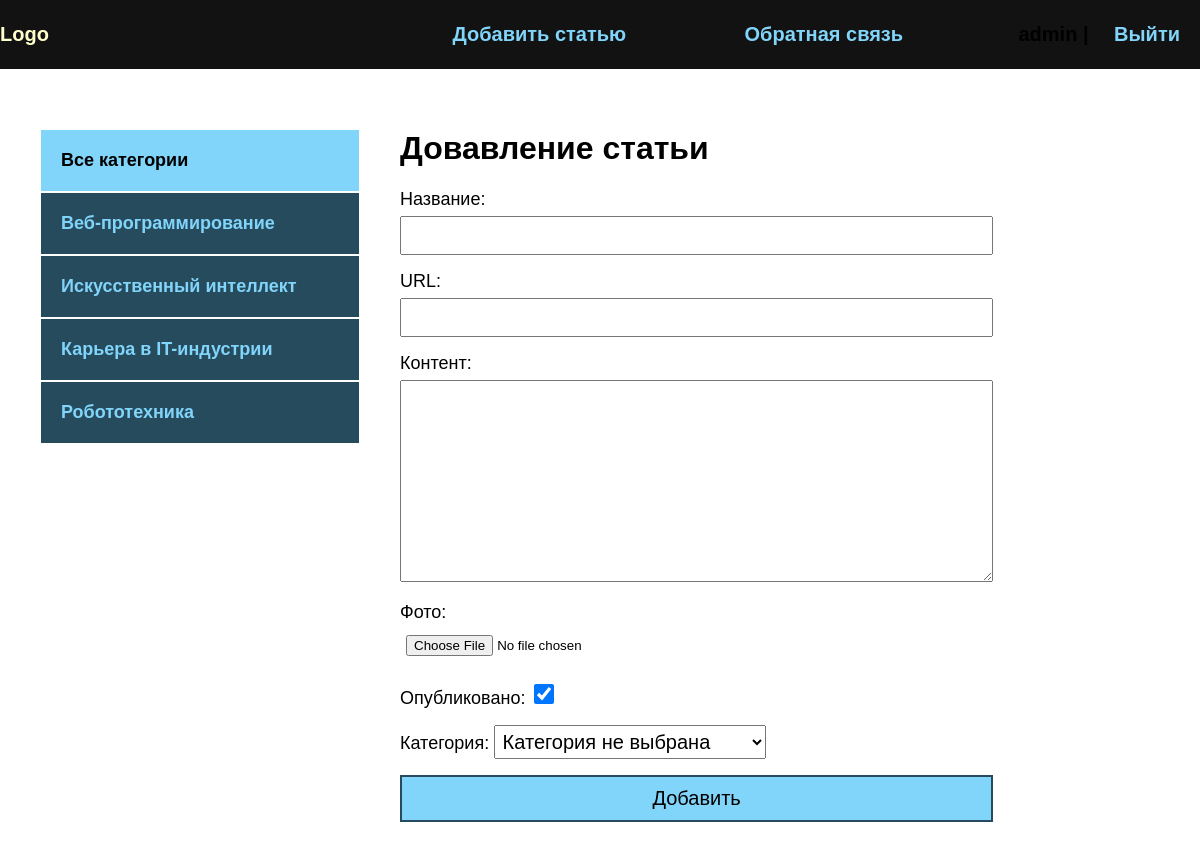
Screenshot of /addpage/ (signed in) with the database file from the repository.
### blog/models.py (models this page shows)
class Category(models.Model):
    name = models.CharField(max_length=100, db_index=True, verbose_name="Категория")
    slug = models.SlugField(max_length=100, unique=True, db_index=True, verbose_name="URL")
    def __str__(self):
        return self.name
    def get_absolut_url(self):
        return reverse('category', kwargs={'cat_slug': self.slug})
    class Meta:
        verbose_name = "Категория"
        verbose_name_plural = "Категории"

### blog/views.py (the view)
# urls.py: path('addpage/', AddPage.as_view(), name='add_page'),
class AddPage(LoginRequiredMixin, DataMixin, CreateView):
    form_class = AddPostForm
    template_name = 'blog/addpage.html'
    success_url = reverse_lazy('index')
    login_url = reverse_lazy('index')
    def get_context_data(self, *, object_list=None, **kwargs):
        context = super().get_context_data(**kwargs)
        c_def = self.get_user_context(title='Довавление статьи')
        return dict(list(context.items()) + list(c_def.items()))

### blog/forms.py (shortened to what this page needs)
class AddPostForm(forms.ModelForm):
    def __init__(self, *args, **kwargs):
        super().__init__(*args, **kwargs)
        self.fields['cat'].empty_label = "Категория не выбрана"
    class Meta:
        model = Blog
        fields = ['title', 'slug', 'content', 'photo', 'is_published', 'cat']
        widgets = {
            'title': forms.TextInput(attrs={'class': 'form-input'}),
            'slug': forms.TextInput(attrs={'class': 'form-input'}),
            'content': forms.Textarea(attrs={'cols': 60, 'rows': 12, 'class': 'form-input'}),
        }

### blog/utils.py (called while the page is built)
    def get_user_context(self, **kwargs):
        context = kwargs
        cats = Category.objects.annotate(Count('blog'))
        user_menu = menu.copy()
        if not self.request.user.is_authenticated:
            user_menu.pop(0)
        context['menu'] = user_menu
        context['cats'] = cats
        if 'cat_selected' not in context:
            context['cat_selected'] = 0
        return context

### blog/templates/blog/addpage.html (shortened to what this page needs)
{% extends 'blog/base.html' %}
{% block content %}
<h1>{{ title }}</h1>
<form action="{% url 'add_page' %}" method="post" enctype="multipart/form-data">
    {{ form.as_p }}
    <button>Добавить</button>
</form>
{% endblock %}

### blog/templates/blog/base.html (shortened to what this page needs)
{% load static %}
{% load blog_tags %}
<!DOCTYPE html>
<html lang="en">
<head>
    <link rel="stylesheet" href="{% static 'css/style.css' %}">
</head>
<body>
    <div class="header">
        <div class="wrap">
            <ul class="meinmenu">
                <li class="logo">
                    <a href="{% url 'index' %}">
                        <div class="logo">Logo</div>
                    </a>
                </li>
                {% for m in menu %}
                <li class="last">
                    <a href="{% url m.url_name %}">{{ m.title }}</a>
                </li>
                {% endfor %}
                {% if request.user.is_authenticated %}
                <li class="last">{{ user.username }} | <a href="{% url 'logout' %}">Выйти</a></li>
                {% else %}
                <li class="last"><a href="{% url 'register' %}">Регистрация</a>| <a href="{% url 'login' %}">Войти</a></li>
                {% endif %}
            </ul>
        </div>
    </div>
    <div class="content">
        <div class="wrap">
            <div class="sidebar">
                <ul>
                    {% if cat_selected == 0 %}
                    <li class="selected">Все категории</li>
                    {% else %}
                    <li><a href="{% url 'index' %}">Все категории</a></li>
                    {% endif%}
                    {% for c in cats %}
                        {% if c.blog__count > 0 %}
                            {% if c.pk == cat_selected %}
                            <li class="selected">{{ c.name }}</li>
                            {% else %}
                            <li><a href="{{ c.get_absolut_url }}">{{ c.name }}</a></li>
                            {% endif %}
                        {% endif %}
                    {% endfor %}
                </ul>
            </div>
            <div class="main">
                {% block content %}
                {% endblock %}
            </div>
        </div>
    </div>
</body>
</html>

### blog/static/css/style.css (style rules this page uses)
body { margin: 0; padding: 0; background: #264b5d; font-family: Verdana, Geneva, Tahoma, sans-serif; }
.wrap { max-width: 1200px; margin: 0 auto; }
.content .wrap { background: #FFF; padding: 40px; box-sizing: border-box; display: flex; }
ul { list-style: none; margin: 0; padding: 0; }
a { color: #81d4fa; text-decoration: none; padding: 20px; }
.header { background: #121212; }
.meinmenu { display: flex; align-items: center; font-size: 20px; font-weight: bold; }
.logo { flex-basis: 40%; }
.last { flex-basis: 30%; text-align: right; }
.sidebar ul { width: 320px; margin-right: 40px; margin-top: 20px; }
.sidebar a { padding: 20px; background: #264b5d; display: block; border: 1px solid #FFF; font-weight: bold; font-size: 18px; }
.selected { font-size: 18px; padding: 20px; border: 1px solid #FFF; font-weight: bold; background: #81d4fa; }
.form-input { width: 100%; padding: 10px; box-sizing: border-box; }
button { background: #81d4fa; border: 2px solid #264b5d; width: 100%; padding: 10px; font-size: 20px; cursor: pointer; }
form label { font-size: 18px; }
input, textarea { width: 100%; margin-top: 6px; padding: 6px; box-sizing: border-box; }
label { font-size: 20px; }
#id_is_published { width: 20px; height: 20px; }
#id_cat { font-size: 20px; padding: 4px; }
.last a { display: inline-block; }

### rows the page displays
Category: name "Веб-программирование"
Category: name "Искусственный интеллект"
Category: name "Карьера в IT-индустрии"
Category: name "Робототехника"

### other values shown
{{ m.title }} "Добавить статью" "Обратная связь"
{{ title }} "Довавление статьи"
